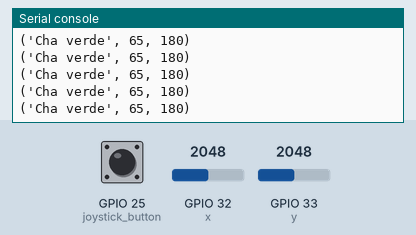
A program run on a simulated ESP32 board running MicroPython. Parts: the last lines printed to the serial console. The test bench sets the inputs (shaded band); at power-on: GPIO 33 (y) = 2048, GPIO 25 (joystick_button) HIGH, GPIO 32 (x) = 2048 (analog values on the 0–4095 scale).

Above: at 1.2 s.
1.3 s: GPIO 33 (y) set to 3540
At 1.76 s:
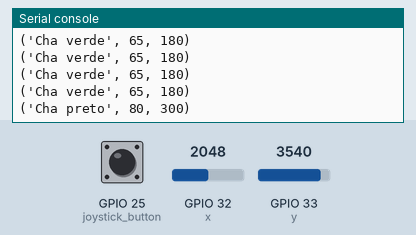
3.5 s: GPIO 25 (joystick_button) pulled LOW for 0.25 s
At 4.5 s:
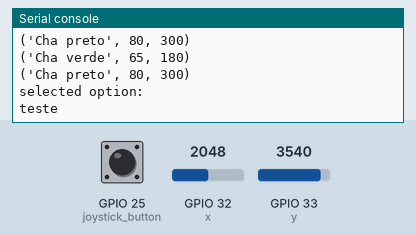

The program:

joystick_test.py
```python
from machine import Pin, ADC
from time import sleep_ms
from time import sleep

x = ADC(Pin(32, Pin.IN))
y = ADC(Pin(33, Pin.IN))
joystick_button = Pin(25, Pin.IN, Pin.PULL_UP)

x.atten(ADC.ATTN_11DB)
y.atten(ADC.ATTN_11DB)

tea_options = [] # organizacao das tuplas dentro da lista será nome, temperatura, tempo
select_button = True # Flag para controle do fluxo de seleção do chá desejados

green_tea = ('Cha verde', 65,180)
black_tea = ('Cha preto', 80,300)

tea_options.append(green_tea)
tea_options.append(black_tea)

counter = 0
print(len(tea_options))
while True:
    x_val = x.read()
    y_val = y.read()

    sleep_ms(200)

    if y_val > 3500:
        counter += 1

        if counter > (len(tea_options) - 1):
            counter = 0


    if y_val < 350:
        counter -= 1

        if counter < 0:
            counter = 0

    print(tea_options[counter])

    button = joystick_button.value()

    if not button:
        print('selected option:')
        print('teste')
        sleep(5)
```

Measured:
- after the input at 1.3 s, the serial console: prints a new line after 0.30 s (image 1)
- after the input at 3.5 s, the serial console: prints a new line after 0.11 s (image 2)
